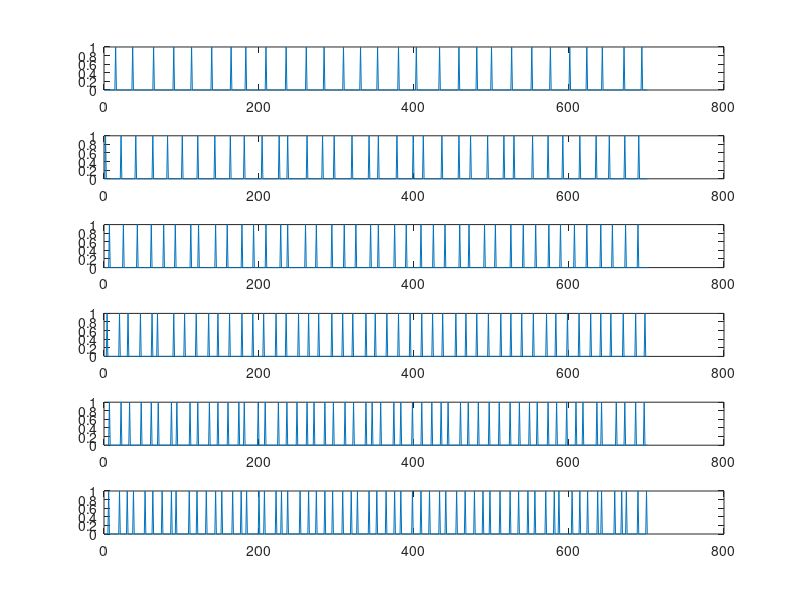

Source code (MATLAB): (Note: this script raises an error after producing the figure.)
OutNeuron1_15 = load('export15.mat', 'OutNeuron1');
OutNeuron1_15 = getfield(OutNeuron1_15, 'OutNeuron1');

OutNeuron1_18 = load('export18.mat', 'OutNeuron1');
OutNeuron1_18 = getfield(OutNeuron1_18, 'OutNeuron1');

OutNeuron1_22 = load('export22.mat', 'OutNeuron1');
OutNeuron1_22 = getfield(OutNeuron1_22, 'OutNeuron1');

OutNeuron1_26 = load('export26.mat', 'OutNeuron1');
OutNeuron1_26 = getfield(OutNeuron1_26, 'OutNeuron1');

OutNeuron1_30 = load('export30.mat', 'OutNeuron1');
OutNeuron1_30 = getfield(OutNeuron1_30, 'OutNeuron1');

OutNeuron1_34 = load('export34.mat', 'OutNeuron1');
OutNeuron1_34 = getfield(OutNeuron1_34, 'OutNeuron1');

all_trials = {'OutNeuron1_15', 'OutNeuron1_18', 'OutNeuron1_22', 'OutNeuron1_26', 'OutNeuron1_30', 'OutNeuron1_34'};
%% 
time = 10;
timestep = 1/1000; 
hold on;

for jjj= 1:length(all_trials)
    input = zeros(1, time/timestep);
    trial = eval(all_trials{jjj});
    for iii=1:length(trial)
        input(1, round(trial(iii)/timestep)) = 1;
    end
    subplot(length(all_trials),1,jjj);
    plot(input(900:1600))
end
%%
result = zeros()
for freq = 0.01:0.01:10 %length(example)
        dummy_vector = zeros(1,length(example));
        for iii = 1:length(dummy_vector)
            if mod(iii+r,t) == 0
                dummy_vector(iii) = 1;
            end
        end
        result = [result t*sum(dummy_vector.*example)/length(example)];
end
plot(result)

